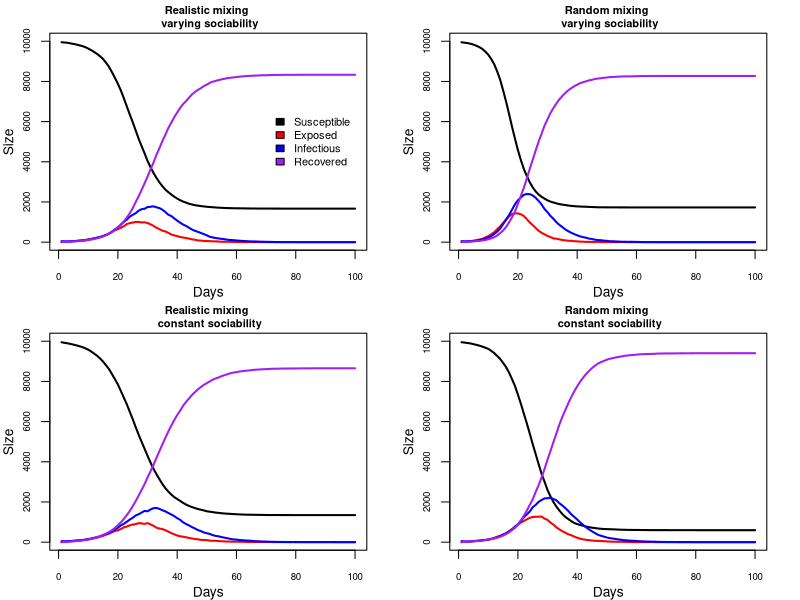

This figure's R source:
rm(list=ls())
prob_of_link <- function(i, j, b, n_c ){
  ## the probability of person i and person j meeting 
  # b   - the sociability parameters for the whole population
  # i,j - locations of person i and person j in b
  #       (j can be a vector of people)
  # n_c - mean number of contacts per person
  n = length(b)# population size
  top = n_c*b[i]*b[j]
  bottom =  (n-1)*(mean(b)^2)
  top/bottom
}

get_net <- function(beta, nc=15){
  # Randomly creates a regular contact network from the sociabilitiy parameters
  # of the population
  # beta - sociability values for the whole population
  # nc   - average number of contacts per person
  #
  # returns: a list, network, where network[i] are the regular contacts of person i
  
  n <- length(beta) #size of the population
  network <- vector("list",n)
  
  
  #person i only considers the indices greater than i
  #this avoids both i and j considering i<->j  which would double the chance of 
  # a link being created
  for (i in 1:(n-1)){
    #omit people that already considered creating a link with i
    potential_contacts = (i+1):n
    #omit members of the same household, taking h from the outside environment
    same_household = which(h == h[i])
    potential_contacts = potential_contacts[
      !(potential_contacts %in% same_household) ]
    #get the chance of contact between i and the potential contacts
    # using their sociabilities
    chance_of_contact = prob_of_link(i, potential_contacts, beta, nc)
    # with that probability i and j become regular contacts
    u <- runif(length(potential_contacts))
    contacts = potential_contacts[ u < chance_of_contact ]
    network[[i]] <- c( network[[i]], contacts  )
    # add person i into all of its contacts' contacts
    network[contacts] <- lapply(network[contacts], function(x) c(x, i) )
  }
  return( network )
}

nseir <- function(beta,h,alink,alpha=c(.1,.01,.01),delta=.2
                  ,gamma=.4,nc=15, nt = 100,pinf = .005){
  #Simulate the spread of an epidemic in a population under the SEIR model
  # beta  - sociability parameters for the whole population
  # h     - maps a person to their household
  # alink - a list containing the regular contacts for each individual
  # alpha - the chance of an infectious person infecting a suceptible
  #       -  household member, regular contact and person they randomly bump into,
  #          respectively
  # delta - chance person moves from Infectious to Recovered
  # gamma - chance person moves from Exposed to Infectious 
  # nc    - average number of regular contacts per person, used in random mixing
  # nt    - number of days to run the simulation for
  # pinf  - the proportion of the population that is Infectious initially
  #
  # Returns: a list with vectors S,E,I,R containing the containing the counts
  #         of people in each state each day, and a vector t storing the days
  
  n = length(beta) # population size
  S <- E <- I <- R <- rep(0, nt)
  # the state of each individual is recorded as 0/1/2/3 encoding S/E/I/R
  pop <- rep(0,n)
  # a random pinf proportion of the population start as infected,
  # the remainder are susceptible
  # if no-one starts out infected, this is a worthless simulation
  #so we hardcode at least one infection
  pop[sample(n, size = max(1, floor(n*pinf))) ] <- 2
  #record the first day
  S[1] <- sum(pop==0); I[1] <- sum(pop==2)
  # extract elements of alpha as explained above
  a_h <- alpha[1]; a_c <- alpha[2]; a_r <- alpha[3] 
  for (day in 2:nt){
    u <- runif(n) #coin 
    pop[ pop==2&u<delta ] <- 3 # I -> R
    pop[ pop==1&u<gamma ] <- 2 # E -> I
    
    currently_S <- which(pop==0); n_S <- length(currently_S)
    # each infectious person may infect the currently Susceptible
    for (infected in which(pop == 2)){
      u<- runif(n_S)
      #infects a susceptible person through random mixing
      # chance of infection is chance of meeting randomly times a_r
      pop[currently_S][ u<a_r*prob_of_link(infected, currently_S, beta, nc) ] <- 1
      #infects a susceptible member of their household
      pop[currently_S][ h[currently_S]==h[infected] & u<a_h ] <- 1
      #infects a susceptible regular contact
      pop[currently_S][ currently_S %in% alink[[infected]] & u<a_c ] <- 1
    }
    #record today's counts
    S[day] <- sum(pop==0); E[day] <- sum(pop==1)
    I[day] <- sum(pop==2); R[day] <- sum(pop==3)
  }
  return(list(S=S,E=E,I=I,R=R, t=1:nt))
}

plot_pop_change <- function(sim, pop_size, title="", show_legend = T){
  # Plots the number of people in each state S,E,I,R
  # over the course of the simulation
  # sim         - output of nseir. a list with S,E,I,R,t each of length nt 
                  # storing the counts of people in each state foreach day in t
  # pop_size    - the total population size
  # title       - a title for the plot
  # show_legend - include a legend or not
  # ...         - all other arguments are passed to plot

  #initialise an empty plot
  plot(NA,NA, type = "n", #show nothing yet
       xlim = range(sim$t), #days on X axis
       ylim = c(0,n), #number of people on the Y axis
       main = title,
       cex.main = .8, #reduce title size to 80%
       cex.axis = .7, #reduce axis label size to 70%
       xlab = "Days", ylab = "Size",
  )
  # a colour for each state
  cols <-  c("black", "red", "blue", "purple")
  states <- c("Susceptible", "Exposed", "Infectious", "Recovered")
  #draw a line of each state over time
  lines(sim$t, sim$S, lwd = 2, col = cols[1])
  lines(sim$t, sim$E, lwd = 2, col = cols[2])
  lines(sim$t, sim$I, lwd = 2, col = cols[3])
  lines(sim$t, sim$R, lwd = 2, col = cols[4])
  #add a legend
  legend(
    x = max(sim$t), y = n/2, # centre right
    xjust = 1, yjust = .5, # legend sits at the edge of the rhs
    legend = states, fill = cols,
    bty="n", #no box around the legend
    plot = show_legend, #plot or not
    cex = .8 #make the text smaller
  )
}


set.seed(2025)
n =10000; h_max = 5
h = rep(1:n, times = sample(1:h_max, n, replace =TRUE))[1:n]
beta <- runif(n); 
system.time( network <- get_net(beta)  )

realistic_mixing_variable_beta <- nseir(beta, h, network)
random_mixing_variable_beta <- nseir(beta, h, network, alpha=c(0,0,.04))
beta_c <- rep(mean(beta), n)
realistic_mixing_common_beta <- nseir(beta_c, h, network)
random_mixing_common_beta <- nseir(beta_c, h, network, alpha=c(0,0,.04))

# save graphical state before altering it
old_par <- par(no.readonly = TRUE) 
par(mfrow=c(2,2),
  mar=c(3,3,2,2) # decrease the margins
  ,mgp=c(2,1,0) # bring axis labels closer to axes
)
plot_pop_change(realistic_mixing_variable_beta, n,
                "Realistic mixing \n varying sociability")
plot_pop_change(random_mixing_variable_beta, n, 
                "Random mixing \n varying sociability", F)
plot_pop_change(realistic_mixing_common_beta, n, 
                "Realistic mixing \n constant sociability", F)
plot_pop_change(random_mixing_common_beta, n, 
                "Random mixing \n constant sociability", F)

par(old_par) # reset graphical state  






# If we run multiple simulation with the same parameters repeatedly we can 
# create confidence intervals on the counts per state each day.
# Simply get n simulations and go through each day and state, calculating upper 
# and lower quantiles for that state on that day from the n samples observed.
# the below function allows for that, and the function below it caters for 
# plotting such confidence intervals
get_confidence_band_nseir <- function(n_reps, n_days, ...){
  big_l <- list()
  big_l$R <-  matrix(NA, nrow=n_reps, ncol=n_days)
  big_l$S <- big_l$E <- big_l$I <- big_l$R
  
  for( i in 1:n_reps){
    simu <- nseir(...)
    big_l$S[i,] <- simu$S
    big_l$E[i,] <- simu$E
    big_l$I[i,] <- simu$I
    big_l$R[i,] <- simu$R
  }
  
  
  simu_lower <- lapply(
    big_l, 
    function(state) {
      apply(state, 2,
            function(day_reps) quantile(day_reps,probs=c(.05))
      )
    }
  )
  simu_lower$t <- 1:n_days
  
  simu_upper <- lapply(
    big_l, 
    function(state) {
      apply(state, 2,
            function(day_reps) quantile(day_reps,probs=c(.95))
      )
    }
  )
  simu_upper$t<- 1:n_days
  return( list(upper=simu_upper, lower = simu_lower) )
}

plot_pop_change_bands <- function(simu_upper, simu_lower, pop_size){
  
  days = simu_upper$t
  plot(NA,NA,
       xlim=range(days),
       ylim = c(0,pop_size),
       type = "n", xlab = "Day", ylab = "N",
       main = "Typical epidemic development"
       #must put in a title
  )
  colours <-  c("black", "red", "blue", "purple")
  #need to lower intensity/hue/strength of colours to see overlaps
  states <- c("S", "E", "I", "R")
  #doing them in different order as i want E and R on top
  for (state in states[c(4,1,3,2)] ){
    polygon(
      x = c(days, rev(days)),
      y = c(simu_lower[[state]], rev(simu_upper[[state]]) ),
      col = colours[state==states]
    )
  }
  legend(x=max(days), y = n/2,
         legend = c("Susceptible", "Exposed", "Infectious", "Recovered"),
         xjust = 1, yjust = .5,
         fill = colours,
         bty = "n"
  )
}
